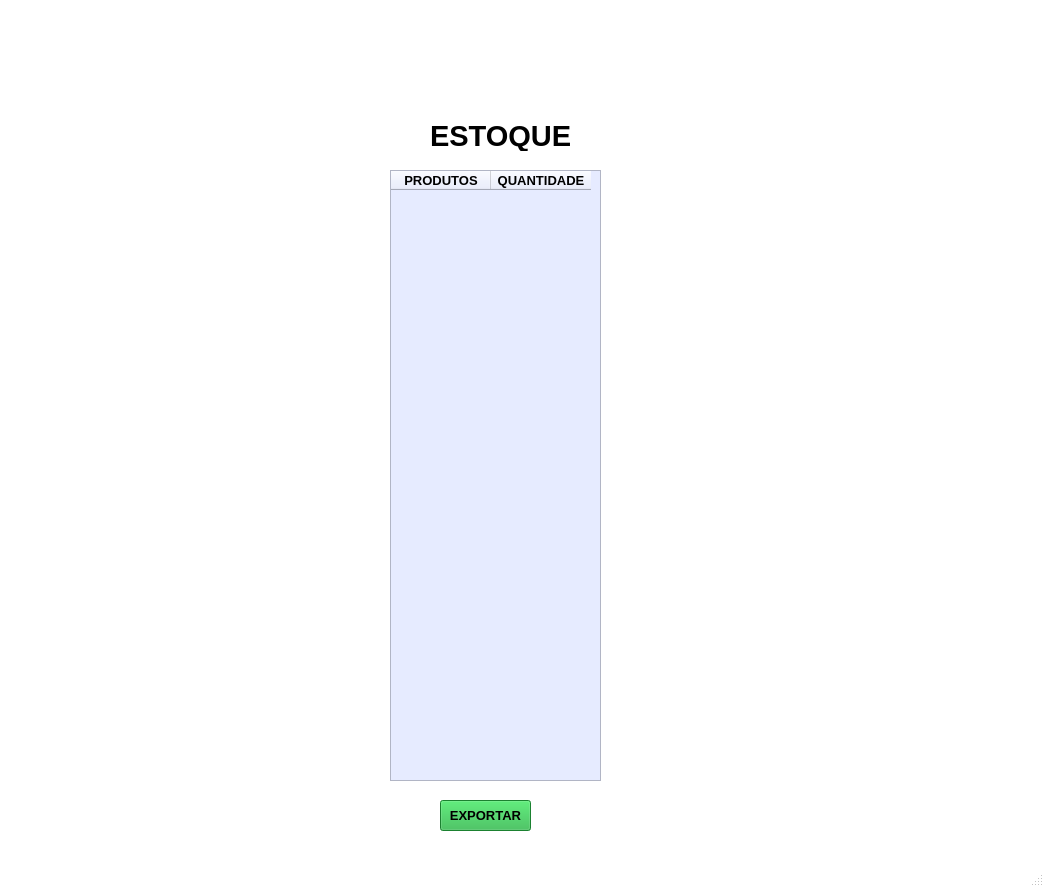
<?xml version="1.0" encoding="UTF-8"?>
<ui version="4.0">
 <class>MainWindow</class>
 <widget class="QMainWindow" name="MainWindow">
  <property name="geometry">
   <rect>
    <x>0</x>
    <y>0</y>
    <width>1044</width>
    <height>887</height>
   </rect>
  </property>
  <property name="palette">
   <palette>
    <active>
     <colorrole role="WindowText">
      <brush brushstyle="SolidPattern">
       <color alpha="255">
        <red>0</red>
        <green>0</green>
        <blue>0</blue>
       </color>
      </brush>
     </colorrole>
     <colorrole role="Button">
      <brush brushstyle="SolidPattern">
       <color alpha="255">
        <red>255</red>
        <green>255</green>
        <blue>255</blue>
       </color>
      </brush>
     </colorrole>
     <colorrole role="Light">
      <brush brushstyle="SolidPattern">
       <color alpha="255">
        <red>255</red>
        <green>255</green>
        <blue>255</blue>
       </color>
      </brush>
     </colorrole>
     <colorrole role="Midlight">
      <brush brushstyle="SolidPattern">
       <color alpha="255">
        <red>255</red>
        <green>255</green>
        <blue>255</blue>
       </color>
      </brush>
     </colorrole>
     <colorrole role="Dark">
      <brush brushstyle="SolidPattern">
       <color alpha="255">
        <red>127</red>
        <green>127</green>
        <blue>127</blue>
       </color>
      </brush>
     </colorrole>
     <colorrole role="Mid">
      <brush brushstyle="SolidPattern">
       <color alpha="255">
        <red>170</red>
        <green>170</green>
        <blue>170</blue>
       </color>
      </brush>
     </colorrole>
     <colorrole role="Text">
      <brush brushstyle="SolidPattern">
       <color alpha="255">
        <red>0</red>
        <green>0</green>
        <blue>0</blue>
       </color>
      </brush>
     </colorrole>
     <colorrole role="BrightText">
      <brush brushstyle="SolidPattern">
       <color alpha="255">
        <red>255</red>
        <green>255</green>
        <blue>255</blue>
       </color>
      </brush>
     </colorrole>
     <colorrole role="ButtonText">
      <brush brushstyle="SolidPattern">
       <color alpha="255">
        <red>0</red>
        <green>0</green>
        <blue>0</blue>
       </color>
      </brush>
     </colorrole>
     <colorrole role="Base">
      <brush brushstyle="SolidPattern">
       <color alpha="255">
        <red>255</red>
        <green>255</green>
        <blue>255</blue>
       </color>
      </brush>
     </colorrole>
     <colorrole role="Window">
      <brush brushstyle="SolidPattern">
       <color alpha="255">
        <red>255</red>
        <green>255</green>
        <blue>255</blue>
       </color>
      </brush>
     </colorrole>
     <colorrole role="Shadow">
      <brush brushstyle="SolidPattern">
       <color alpha="255">
        <red>0</red>
        <green>0</green>
        <blue>0</blue>
       </color>
      </brush>
     </colorrole>
     <colorrole role="AlternateBase">
      <brush brushstyle="SolidPattern">
       <color alpha="255">
        <red>255</red>
        <green>255</green>
        <blue>255</blue>
       </color>
      </brush>
     </colorrole>
     <colorrole role="ToolTipBase">
      <brush brushstyle="SolidPattern">
       <color alpha="255">
        <red>255</red>
        <green>255</green>
        <blue>220</blue>
       </color>
      </brush>
     </colorrole>
     <colorrole role="ToolTipText">
      <brush brushstyle="SolidPattern">
       <color alpha="255">
        <red>0</red>
        <green>0</green>
        <blue>0</blue>
       </color>
      </brush>
     </colorrole>
    </active>
    <inactive>
     <colorrole role="WindowText">
      <brush brushstyle="SolidPattern">
       <color alpha="255">
        <red>0</red>
        <green>0</green>
        <blue>0</blue>
       </color>
      </brush>
     </colorrole>
     <colorrole role="Button">
      <brush brushstyle="SolidPattern">
       <color alpha="255">
        <red>255</red>
        <green>255</green>
        <blue>255</blue>
       </color>
      </brush>
     </colorrole>
     <colorrole role="Light">
      <brush brushstyle="SolidPattern">
       <color alpha="255">
        <red>255</red>
        <green>255</green>
        <blue>255</blue>
       </color>
      </brush>
     </colorrole>
     <colorrole role="Midlight">
      <brush brushstyle="SolidPattern">
       <color alpha="255">
        <red>255</red>
        <green>255</green>
        <blue>255</blue>
       </color>
      </brush>
     </colorrole>
     <colorrole role="Dark">
      <brush brushstyle="SolidPattern">
       <color alpha="255">
        <red>127</red>
        <green>127</green>
        <blue>127</blue>
       </color>
      </brush>
     </colorrole>
     <colorrole role="Mid">
      <brush brushstyle="SolidPattern">
       <color alpha="255">
        <red>170</red>
        <green>170</green>
        <blue>170</blue>
       </color>
      </brush>
     </colorrole>
     <colorrole role="Text">
      <brush brushstyle="SolidPattern">
       <color alpha="255">
        <red>0</red>
        <green>0</green>
        <blue>0</blue>
       </color>
      </brush>
     </colorrole>
     <colorrole role="BrightText">
      <brush brushstyle="SolidPattern">
       <color alpha="255">
        <red>255</red>
        <green>255</green>
        <blue>255</blue>
       </color>
      </brush>
     </colorrole>
     <colorrole role="ButtonText">
      <brush brushstyle="SolidPattern">
       <color alpha="255">
        <red>0</red>
        <green>0</green>
        <blue>0</blue>
       </color>
      </brush>
     </colorrole>
     <colorrole role="Base">
      <brush brushstyle="SolidPattern">
       <color alpha="255">
        <red>255</red>
        <green>255</green>
        <blue>255</blue>
       </color>
      </brush>
     </colorrole>
     <colorrole role="Window">
      <brush brushstyle="SolidPattern">
       <color alpha="255">
        <red>255</red>
        <green>255</green>
        <blue>255</blue>
       </color>
      </brush>
     </colorrole>
     <colorrole role="Shadow">
      <brush brushstyle="SolidPattern">
       <color alpha="255">
        <red>0</red>
        <green>0</green>
        <blue>0</blue>
       </color>
      </brush>
     </colorrole>
     <colorrole role="AlternateBase">
      <brush brushstyle="SolidPattern">
       <color alpha="255">
        <red>255</red>
        <green>255</green>
        <blue>255</blue>
       </color>
      </brush>
     </colorrole>
     <colorrole role="ToolTipBase">
      <brush brushstyle="SolidPattern">
       <color alpha="255">
        <red>255</red>
        <green>255</green>
        <blue>220</blue>
       </color>
      </brush>
     </colorrole>
     <colorrole role="ToolTipText">
      <brush brushstyle="SolidPattern">
       <color alpha="255">
        <red>0</red>
        <green>0</green>
        <blue>0</blue>
       </color>
      </brush>
     </colorrole>
    </inactive>
    <disabled>
     <colorrole role="WindowText">
      <brush brushstyle="SolidPattern">
       <color alpha="255">
        <red>127</red>
        <green>127</green>
        <blue>127</blue>
       </color>
      </brush>
     </colorrole>
     <colorrole role="Button">
      <brush brushstyle="SolidPattern">
       <color alpha="255">
        <red>255</red>
        <green>255</green>
        <blue>255</blue>
       </color>
      </brush>
     </colorrole>
     <colorrole role="Light">
      <brush brushstyle="SolidPattern">
       <color alpha="255">
        <red>255</red>
        <green>255</green>
        <blue>255</blue>
       </color>
      </brush>
     </colorrole>
     <colorrole role="Midlight">
      <brush brushstyle="SolidPattern">
       <color alpha="255">
        <red>255</red>
        <green>255</green>
        <blue>255</blue>
       </color>
      </brush>
     </colorrole>
     <colorrole role="Dark">
      <brush brushstyle="SolidPattern">
       <color alpha="255">
        <red>127</red>
        <green>127</green>
        <blue>127</blue>
       </color>
      </brush>
     </colorrole>
     <colorrole role="Mid">
      <brush brushstyle="SolidPattern">
       <color alpha="255">
        <red>170</red>
        <green>170</green>
        <blue>170</blue>
       </color>
      </brush>
     </colorrole>
     <colorrole role="Text">
      <brush brushstyle="SolidPattern">
       <color alpha="255">
        <red>127</red>
        <green>127</green>
        <blue>127</blue>
       </color>
      </brush>
     </colorrole>
     <colorrole role="BrightText">
      <brush brushstyle="SolidPattern">
       <color alpha="255">
        <red>255</red>
        <green>255</green>
        <blue>255</blue>
       </color>
      </brush>
     </colorrole>
     <colorrole role="ButtonText">
      <brush brushstyle="SolidPattern">
       <color alpha="255">
        <red>127</red>
        <green>127</green>
        <blue>127</blue>
       </color>
      </brush>
     </colorrole>
     <colorrole role="Base">
      <brush brushstyle="SolidPattern">
       <color alpha="255">
        <red>255</red>
        <green>255</green>
        <blue>255</blue>
       </color>
      </brush>
     </colorrole>
     <colorrole role="Window">
      <brush brushstyle="SolidPattern">
       <color alpha="255">
        <red>255</red>
        <green>255</green>
        <blue>255</blue>
       </color>
      </brush>
     </colorrole>
     <colorrole role="Shadow">
      <brush brushstyle="SolidPattern">
       <color alpha="255">
        <red>0</red>
        <green>0</green>
        <blue>0</blue>
       </color>
      </brush>
     </colorrole>
     <colorrole role="AlternateBase">
      <brush brushstyle="SolidPattern">
       <color alpha="255">
        <red>255</red>
        <green>255</green>
        <blue>255</blue>
       </color>
      </brush>
     </colorrole>
     <colorrole role="ToolTipBase">
      <brush brushstyle="SolidPattern">
       <color alpha="255">
        <red>255</red>
        <green>255</green>
        <blue>220</blue>
       </color>
      </brush>
     </colorrole>
     <colorrole role="ToolTipText">
      <brush brushstyle="SolidPattern">
       <color alpha="255">
        <red>0</red>
        <green>0</green>
        <blue>0</blue>
       </color>
      </brush>
     </colorrole>
    </disabled>
   </palette>
  </property>
  <property name="windowTitle">
   <string>MainWindow</string>
  </property>
  <widget class="QWidget" name="centralwidget">
   <widget class="QLabel" name="label_2">
    <property name="geometry">
     <rect>
      <x>320</x>
      <y>0</y>
      <width>381</width>
      <height>101</height>
     </rect>
    </property>
    <property name="text">
     <string/>
    </property>
    <property name="pixmap">
     <pixmap>../../Imagens/TCH.png</pixmap>
    </property>
   </widget>
   <widget class="QLabel" name="label">
    <property name="geometry">
     <rect>
      <x>430</x>
      <y>120</y>
      <width>141</width>
      <height>31</height>
     </rect>
    </property>
    <property name="font">
     <font>
      <pointsize>22</pointsize>
      <weight>75</weight>
      <bold>true</bold>
     </font>
    </property>
    <property name="text">
     <string>ESTOQUE</string>
    </property>
   </widget>
   <widget class="QTableWidget" name="tableWidget">
    <property name="geometry">
     <rect>
      <x>390</x>
      <y>170</y>
      <width>211</width>
      <height>611</height>
     </rect>
    </property>
    <property name="styleSheet">
     <string notr="true">background-color: rgb(230, 235, 255);</string>
    </property>
    <property name="gridStyle">
     <enum>Qt::NoPen</enum>
    </property>
    <column>
     <property name="text">
      <string>PRODUTOS</string>
     </property>
     <property name="font">
      <font>
       <pointsize>10</pointsize>
       <weight>75</weight>
       <bold>true</bold>
      </font>
     </property>
    </column>
    <column>
     <property name="text">
      <string>QUANTIDADE</string>
     </property>
     <property name="font">
      <font>
       <pointsize>10</pointsize>
       <weight>75</weight>
       <bold>true</bold>
      </font>
     </property>
    </column>
   </widget>
   <widget class="QPushButton" name="pushButton">
    <property name="geometry">
     <rect>
      <x>440</x>
      <y>800</y>
      <width>91</width>
      <height>31</height>
     </rect>
    </property>
    <property name="font">
     <font>
      <pointsize>10</pointsize>
      <weight>75</weight>
      <bold>true</bold>
     </font>
    </property>
    <property name="styleSheet">
     <string notr="true">background-color: rgb(38, 180, 67);</string>
    </property>
    <property name="text">
     <string>EXPORTAR</string>
    </property>
   </widget>
  </widget>
  <widget class="QMenuBar" name="menubar">
   <property name="geometry">
    <rect>
     <x>0</x>
     <y>0</y>
     <width>1044</width>
     <height>21</height>
    </rect>
   </property>
  </widget>
  <widget class="QStatusBar" name="statusbar"/>
 </widget>
 <resources/>
 <connections/>
</ui>
